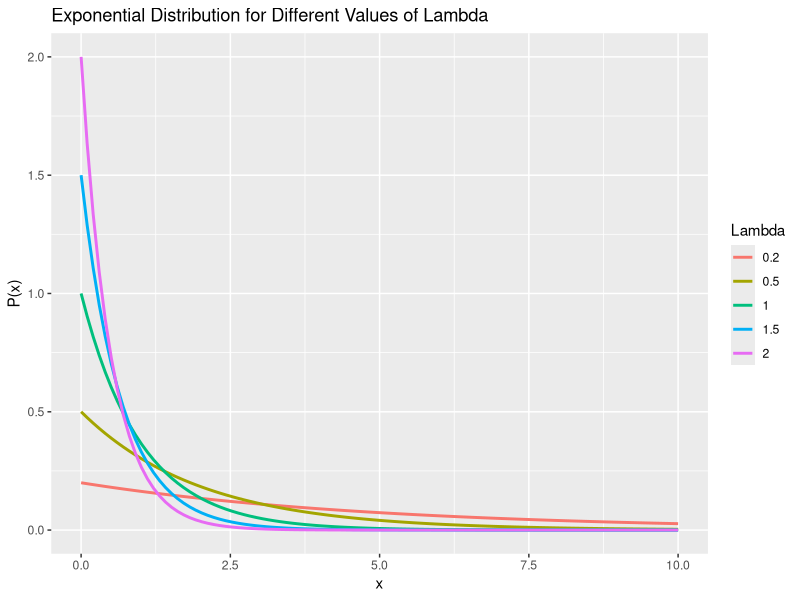
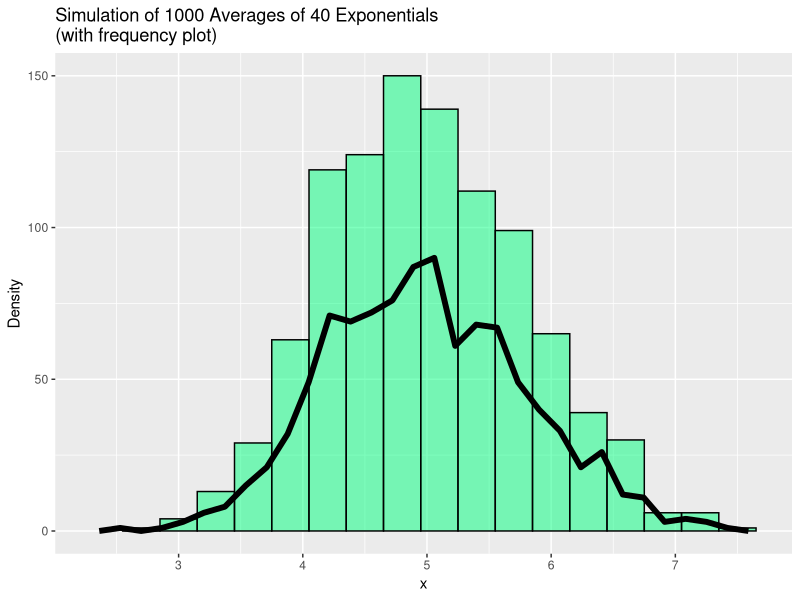
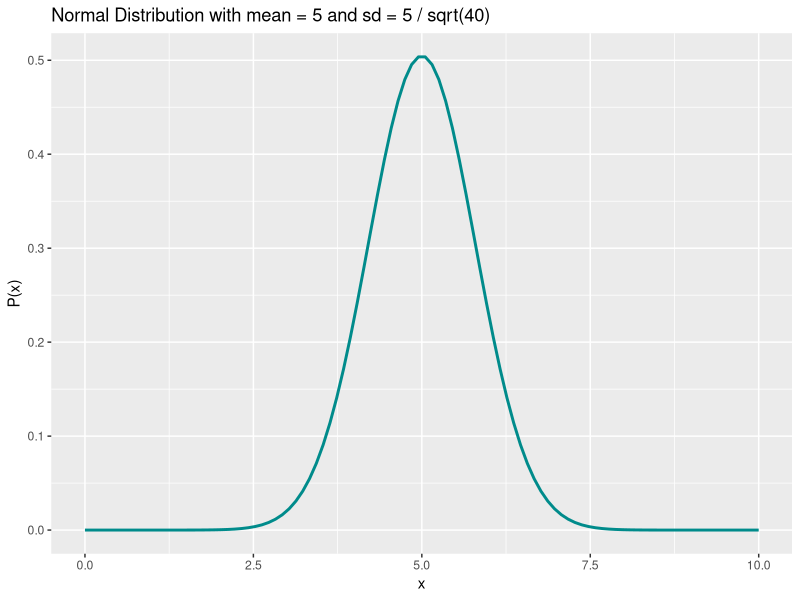
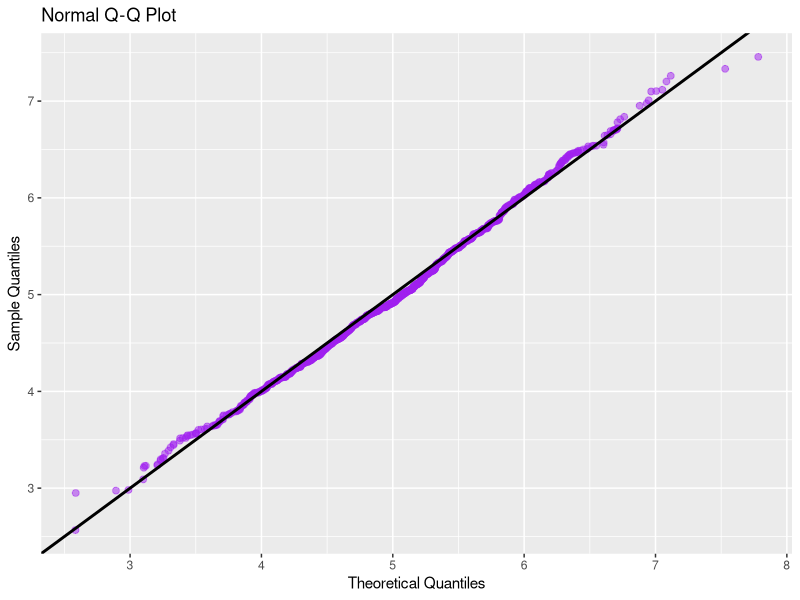
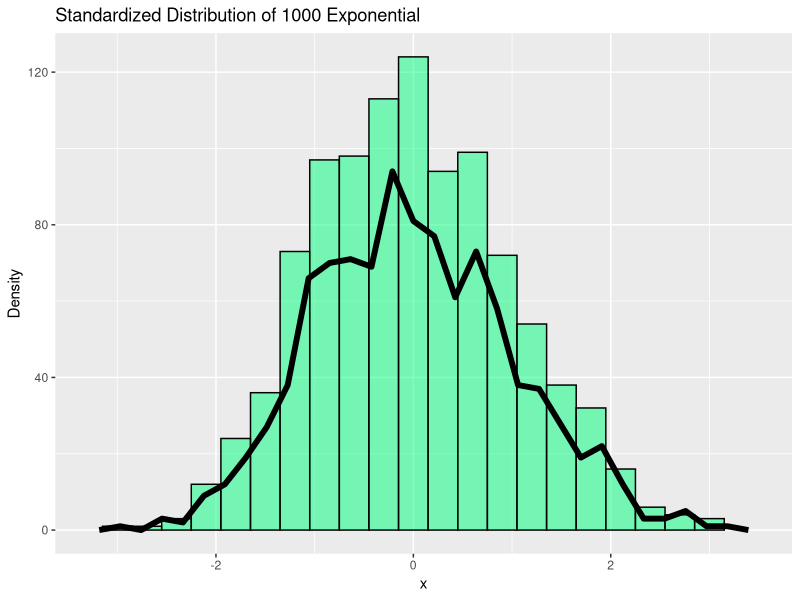

Here is the R script that generated these plots, in order:
## ---- chunk 1
for (pck in c("ggplot2", "knitr")) {
  if (!require(pck, character.only = TRUE)) {
    install.packages(pck)
    library(pck, character.only = TRUE)
  }
}
## ---- chunk 2
x.exp <- seq(0, 10, length = 100)
lambdas <- c(0.2, 0.5, 1, 1.5, 2)
exp.table <- NULL
for (i in lambdas) exp.table <- rbind(exp.table, cbind(x.exp, dexp(x.exp, i), i))
colnames(exp.table) <- c('x', 'y', 'lambda')
exp.table <- as.data.frame(exp.table)
ggplot(exp.table, aes(x, y, group = lambda, color = factor(lambda))) +
  geom_line(size = 1.0) +
  ggtitle('Exponential Distribution for Different Values of Lambda') +
  labs(y = "P(x)") +
  scale_colour_discrete(name = 'Lambda')
## ---- chunk 3
set.seed(3)
exp.means <- NULL
for (i in 1:1000) exp.means <- c(exp.means, mean(rexp(40, 0.2)))
ggplot() + 
  geom_histogram(aes(exp.means), binwidth = 0.3, fill = 'springgreen', colour = 'black', alpha = 0.5) +
  geom_freqpoly(aes(exp.means), size = 2) +
  ggtitle('Simulation of 1000 Averages of 40 Exponentials\n(with frequency plot)') +
  labs(x = 'x', y = 'Density')
## ---- chunk 4
set.seed(3)
x.norm <- seq(0, 10, length = 100)
y.norm <- dnorm(x.norm, 5, 5/sqrt(40))
ggplot() +
  geom_line(aes(x = x.norm, y = y.norm), size = 1.0, color = 'darkcyan') +
  labs(x = 'x', y = 'P(x)') +
  ggtitle('Normal Distribution with mean = 5 and sd = 5 / sqrt(40)')
## ---- chunk 5
ggplot() +
  geom_point(aes(x = sort(rnorm(1000, 5, 5/sqrt(40))), y = sort(exp.means)), color = 'purple', size = 2.0, alpha = 0.5) +
  geom_abline(intercept = 0, slope = 1, size = 1.0) +
  labs(x = 'Theoretical Quantiles', y = 'Sample Quantiles') +
  ggtitle('Normal Q-Q Plot')
## ---- chunk 6
exp.stand <- (exp.means - mean(exp.means))/sd(exp.means)
ggplot() + 
  geom_histogram(aes(exp.stand), binwidth = 0.3, fill = 'springgreen', colour = 'black', alpha = 0.5) +
  geom_freqpoly(aes(exp.stand), size = 2) +
  ggtitle('Standardized Distribution of 1000 Exponential') +
  labs(x = 'x', y = 'Density')
